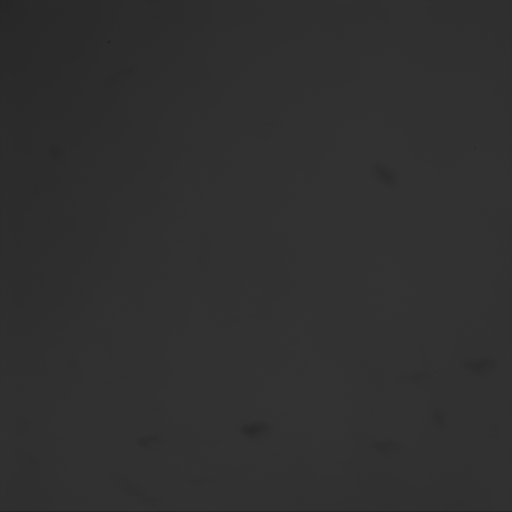
#> input picture E02_06_03_25_17h16m_14s_ms523__3C.tif, 512 x 512 px
$ python -i ImageQuant.py   (imports and definitions only)
#> lines starting #> are read from the running program, lines starting #| are printed output that depends on the picture; after the words box and inside, x2 and y2 are one past the last pixel; in counts of white or black regions, pixels touching at a corner belong together

import cv2 as cv
import numpy as np
import os
import glob

# Edit code based on your image/preference
# --- Parameters ---
blockSize = 15
C = 2
min_area = 20
max_area = 5000
alpha = 0.1  # Contrast
beta = -100   # Brightness

use_clahe = True  # Toggle CLAHE on/off


def preprocess_image(img):
    """Normalize and enhance contrast."""
    img_8bit = cv.normalize(img, None, 0, 255, cv.NORM_MINMAX).astype(np.uint8)

    if use_clahe:
        clahe = cv.createCLAHE(clipLimit=2.0, tileGridSize=(8, 8))
        return clahe.apply(img_8bit)
    else:
        return cv.convertScaleAbs(img_8bit, alpha=alpha, beta=beta)

def threshold_and_clean(img):
    """Apply adaptive thresholding and morphological filtering."""
    blurred = cv.medianBlur(img, 7)

    _, thresh = cv.threshold(blurred, 0, 255, cv.THRESH_BINARY + cv.THRESH_OTSU)

    # Morphological noise cleanup
    kernel = np.ones((3, 3), np.uint8)
    cleaned = cv.morphologyEx(thresh, cv.MORPH_OPEN, kernel)
    cleaned = cv.morphologyEx(cleaned, cv.MORPH_CLOSE, kernel)

    return cleaned


def analyze_and_draw(contours, adjusted_img, name_wo_ext, output_folder):
    """Filter contours, draw them, and save result image."""
    filtered = [c for c in contours if min_area <= cv.contourArea(c) <= max_area]
    print(f"Detected {len(filtered)} particles.")

    # Draw contours
    img_with_contours = cv.cvtColor(adjusted_img.copy(), cv.COLOR_GRAY2BGR)
    cv.drawContours(img_with_contours, filtered, -1, (0, 255, 255), 1)

    # Save result image
    contour_path = os.path.join(output_folder, f"{name_wo_ext}_contours.tif")
    cv.imwrite(contour_path, img_with_contours)


def process_image(image_path, output_folder):
    """Full pipeline for a single image."""
#> called with image_path = 'E02_06_03_25_17h16m_14s_ms523__3C.tif', output_folder = 'out.png'
    filename = os.path.basename(image_path)
    name_wo_ext = os.path.splitext(filename)[0]
    print(f"\nProcessing {filename}...")

    img = cv.imread(image_path, -1)
#> img is the input picture: shape (512, 512) uint16; min 8883, max 13247, mean 12424.3
    if img is None:
        print("Failed to load:", filename)
        return

    adjusted = preprocess_image(img)
#> in preprocess_image, `img_8bit = cv.normalize(img, None, 0, 255, cv.NORM_MINMAX).astype(np.u..`:
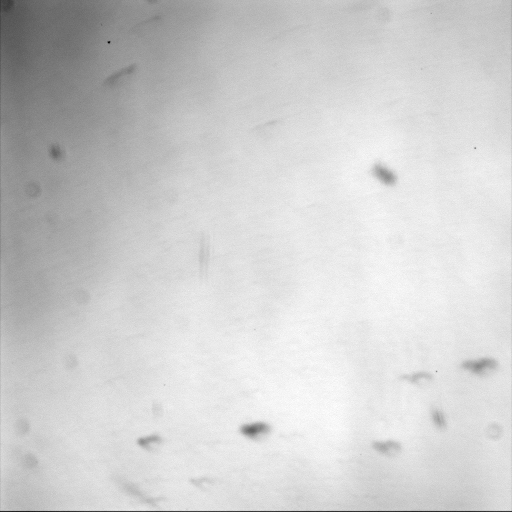
#> img_8bit: shape (512, 512); min 0, max 255, mean 206.9
#> in preprocess_image, `return clahe.apply(img_8bit)`:
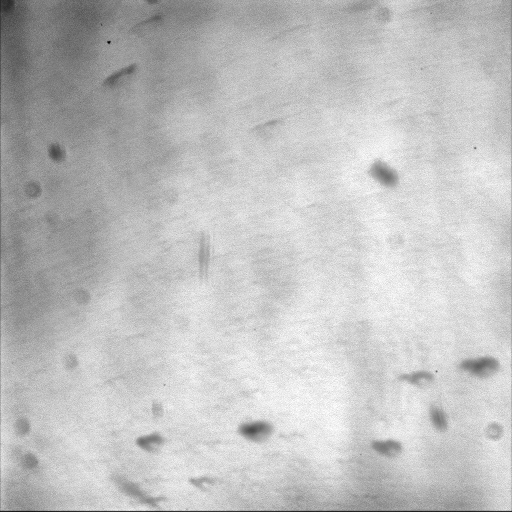
#> returned value: shape (512, 512); min 1, max 255, mean 192.5

    # Save adjusted image
    adjusted_path = os.path.join(output_folder, f"{name_wo_ext}_adjusted.tif")
    cv.imwrite(adjusted_path, adjusted)

    denoised = cv.medianBlur(adjusted, 3)  # Or use 5 if noise is worse

    # Then pass denoised to threshold_and_clean instead of adjusted
    cleaned = threshold_and_clean(denoised)
#> in threshold_and_clean, `_, thresh = cv.threshold(blurred, 0, 255, cv.THRESH_BINARY + cv.THRESH..`:
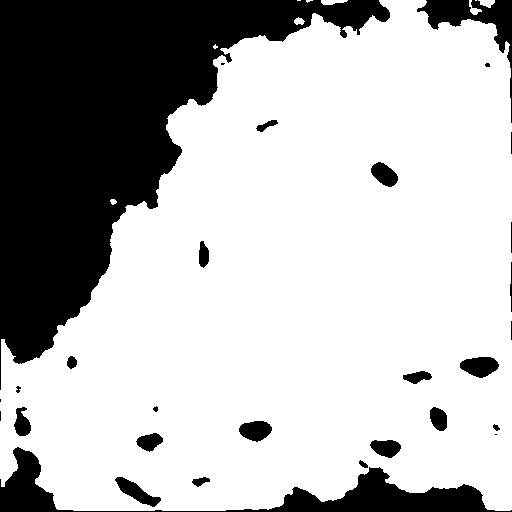
#> thresh: shape (512, 512); 72.2% white; 29 black regions (6 under 20 px), largest, box (x1, y1, x2, y2) and area: (0, 0, 390, 390) 58695, (0, 447, 512, 512) 7368, (417, 0, 512, 123) 2365
#> in threshold_and_clean, `cleaned = cv.morphologyEx(thresh, cv.MORPH_OPEN, kernel)`: cleaned: shape (512, 512); 72.1% white; 28 black regions (6 under 20 px), largest, box (x1, y1, x2, y2) and area: (0, 0, 390, 390) 58759, (0, 447, 512, 512) 7418, (417, 0, 512, 123) 2392
#> in threshold_and_clean, `cleaned = cv.morphologyEx(cleaned, cv.MORPH_CLOSE, kernel)`:
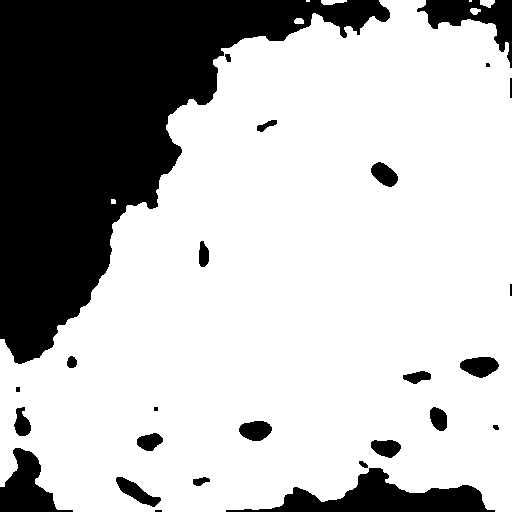
#> cleaned: shape (512, 512); 72.3% white; 26 black regions (3 under 20 px)

    # Find contours
    contours, _ = cv.findContours(cleaned, cv.RETR_EXTERNAL, cv.CHAIN_APPROX_SIMPLE)
#> contours = 8 contours, 3 with area under 20; largest, box (x1, y1, x2, y2) and area: (0, 0, 512, 512) 192510, (321, 0, 347, 5) 70, (480, 0, 495, 8) 69, (470, 8, 481, 15) 42, (294, 18, 304, 24) 40

    analyze_and_draw(contours, adjusted, name_wo_ext, output_folder)
#> in analyze_and_draw, `filtered = [c for c in contours if min_area <= cv.contourArea(c) <= ma..`: filtered = 4 contours; box (x1, y1, x2, y2) and area: (321, 0, 347, 5) 70, (480, 0, 495, 8) 69, (470, 8, 481, 15) 42, (294, 18, 304, 24) 40
#| Detected 4 particles.
#> in analyze_and_draw, `cv.drawContours(img_with_contours, filtered, -1, (0, 255, 255), 1)`:
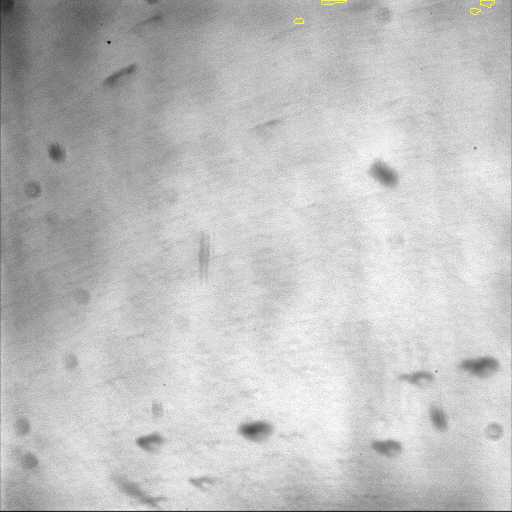
#> img_with_contours: shape (512, 512, 3); mean B, G, R 192.4, 192.6, 192.6


def main():
    script_dir = os.path.dirname(os.path.abspath(__file__))
    input_folder = os.path.join(script_dir, "path") #replace with your own path
    output_folder = os.path.join(input_folder, "processed")
    os.makedirs(output_folder, exist_ok=True)

    for image_path in glob.glob(os.path.join(input_folder, "*.tif")):
        process_image(image_path, output_folder)

    print("\n All images processed and saved.")


# [2 lines not run here, left out]

>>> result = process_image('E02_06_03_25_17h16m_14s_ms523__3C.tif', 'out.png')
